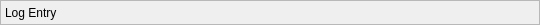
<?xml version="1.0" encoding="UTF-8"?>
<ui version="4.0">
 <class>LogEntryWidget</class>
 <widget class="QWidget" name="LogEntryWidget">
  <property name="geometry">
   <rect>
    <x>0</x>
    <y>0</y>
    <width>540</width>
    <height>25</height>
   </rect>
  </property>
  <property name="minimumSize">
   <size>
    <width>0</width>
    <height>25</height>
   </size>
  </property>
  <property name="maximumSize">
   <size>
    <width>16777215</width>
    <height>25</height>
   </size>
  </property>
  <property name="windowTitle">
   <string>Form</string>
  </property>
  <layout class="QGridLayout" name="gridLayout_2">
   <property name="leftMargin">
    <number>0</number>
   </property>
   <property name="topMargin">
    <number>0</number>
   </property>
   <property name="rightMargin">
    <number>0</number>
   </property>
   <property name="bottomMargin">
    <number>0</number>
   </property>
   <property name="spacing">
    <number>0</number>
   </property>
   <item row="0" column="0">
    <widget class="QFrame" name="frame">
     <property name="frameShape">
      <enum>QFrame::StyledPanel</enum>
     </property>
     <property name="frameShadow">
      <enum>QFrame::Raised</enum>
     </property>
     <layout class="QGridLayout" name="gridLayout">
      <property name="leftMargin">
       <number>0</number>
      </property>
      <property name="topMargin">
       <number>0</number>
      </property>
      <property name="rightMargin">
       <number>0</number>
      </property>
      <property name="bottomMargin">
       <number>0</number>
      </property>
      <property name="spacing">
       <number>0</number>
      </property>
      <item row="0" column="0">
       <layout class="QHBoxLayout" name="horizontalLayout">
        <property name="spacing">
         <number>0</number>
        </property>
        <property name="leftMargin">
         <number>4</number>
        </property>
        <property name="rightMargin">
         <number>4</number>
        </property>
        <item>
         <widget class="QLabel" name="label">
          <property name="minimumSize">
           <size>
            <width>60</width>
            <height>0</height>
           </size>
          </property>
          <property name="text">
           <string>Log Entry</string>
          </property>
          <property name="indent">
           <number>0</number>
          </property>
         </widget>
        </item>
        <item>
         <spacer name="horizontalSpacer_3">
          <property name="orientation">
           <enum>Qt::Horizontal</enum>
          </property>
          <property name="sizeType">
           <enum>QSizePolicy::Fixed</enum>
          </property>
          <property name="sizeHint" stdset="0">
           <size>
            <width>40</width>
            <height>20</height>
           </size>
          </property>
         </spacer>
        </item>
        <item>
         <widget class="QLabel" name="label_message">
          <property name="text">
           <string>&lt;Log Message&gt;</string>
          </property>
          <property name="alignment">
           <set>Qt::AlignLeading|Qt::AlignLeft|Qt::AlignVCenter</set>
          </property>
         </widget>
        </item>
        <item>
         <spacer name="horizontalSpacer_2">
          <property name="orientation">
           <enum>Qt::Horizontal</enum>
          </property>
          <property name="sizeHint" stdset="0">
           <size>
            <width>40</width>
            <height>20</height>
           </size>
          </property>
         </spacer>
        </item>
        <item>
         <widget class="QLabel" name="label_time">
          <property name="text">
           <string>&lt;Time&gt;</string>
          </property>
          <property name="alignment">
           <set>Qt::AlignRight|Qt::AlignTrailing|Qt::AlignVCenter</set>
          </property>
          <property name="indent">
           <number>0</number>
          </property>
         </widget>
        </item>
        <item>
         <spacer name="horizontalSpacer">
          <property name="orientation">
           <enum>Qt::Horizontal</enum>
          </property>
          <property name="sizeType">
           <enum>QSizePolicy::Fixed</enum>
          </property>
          <property name="sizeHint" stdset="0">
           <size>
            <width>10</width>
            <height>20</height>
           </size>
          </property>
         </spacer>
        </item>
       </layout>
      </item>
     </layout>
    </widget>
   </item>
  </layout>
 </widget>
 <resources/>
 <connections/>
</ui>
